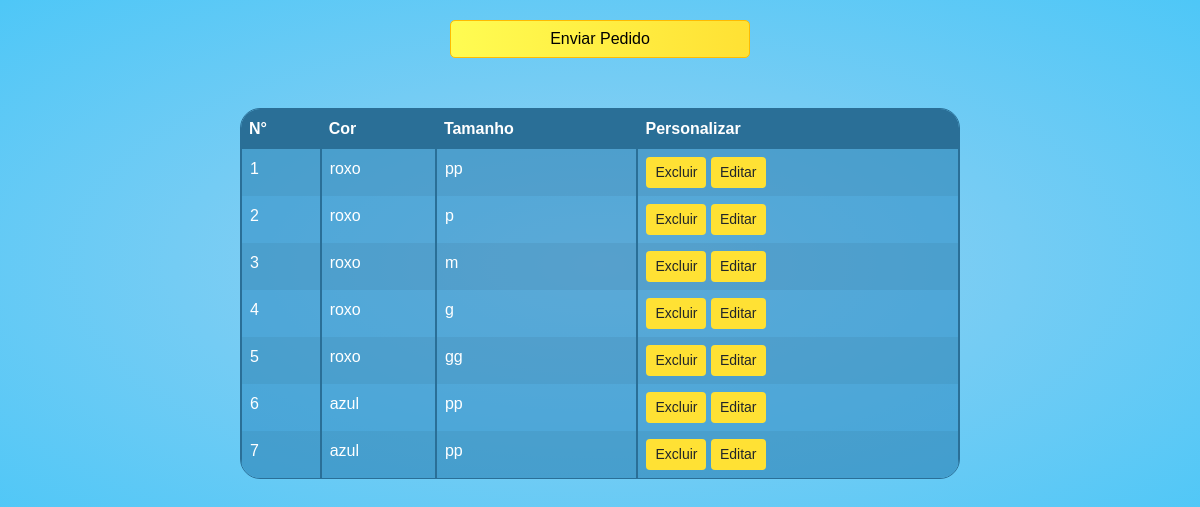
The page / on the database its author committed.
### tables this page shows
CREATE TABLE IF NOT EXISTS `loja` (
  `id` int(11) NOT NULL AUTO_INCREMENT,
  `nm_cor` varchar(20) NOT NULL,
  `sg_tamanho` varchar(2) NOT NULL,
  PRIMARY KEY (`id`)
);

### consulta2.php (the view)
<?php
function inserir(){
include "conecta.php";
$stmt = $conn->query("SELECT * FROM loja");
$resposta = "<table class='table table-striped table-bordered table-hover minha-tabela'>
<thead class='cima'>
<tr>
<th>N°</th>
<th>Cor</th>
<th>Tamanho</th>
<th class='personalizar'>Personalizar</th>
</tr>
</thead> <tbody class='table-group-divider baixo'>";
while($user = $stmt->fetchObject()) {
    $resposta .= "
    <tr>
    <td>$user->id</td>
    <td>$user->nm_cor</td>
    <td>$user->sg_tamanho</td>
    <td><button class= 'btn b2 btn-sm excluir' id='$user->id'>Excluir</button>
    <button class= 'btn b3 btn-sm editar' id='$user->id' data-bs-toggle='modal' data-bs-target='#ModalEdit'>Editar</button></td>
    </tr>";
}
 $resposta.="<tbody> </table>";
echo $resposta;
}
?>

### index.php (shortened to what this page needs)
<!DOCTYPE html>
<html lang="pt-br">
<head>
    <link rel="stylesheet" href="https://cdn.jsdelivr.net/npm/bootstrap@5.3.3/dist/css/bootstrap.min.css">
    <link rel="stylesheet" href="style.css">
</head>
<body>
<button type="button" class="btn primeiro-b" data-bs-toggle="modal" data-bs-target="#myModal">
  Enviar Pedido
</button>
<br> <br>
<div class="mandar">
<?php
include "consulta2.php";
inserir();
?>
</div>
</body>
</html>

### style.css (style rules this page uses)
body { background-image: radial-gradient(rgb(154, 209, 241), rgb(78, 199, 247)) !important; }
button.primeiro-b { background-image: linear-gradient(to right, #fffc52, #ffe134) !important; background-color: #ffe134 !important; color: black !important; border: 1px solid rgb(255, 187, 0) !important; border-radius: 5px; cursor: pointer; font-family: Verdana, Geneva, Tahoma, sans-serif; align-items: center; justify-content: center; display: flex; margin: auto; margin-top: 20px; width: 300px; }
table.minha-tabela { margin: auto; margin-top: 2px; margin-bottom: 50px; width: 60%; border-collapse: separate !important; border-spacing: 0 !important; border-radius: 20px !important; overflow: hidden !important; border: rgb(42, 111, 151) 1px solid !important; }
.cima th { background-color: rgb(42, 111, 151) !important; color: white !important; font-family: Verdana, Geneva, Tahoma, sans-serif !important; font-weight: 600; border: none !important; }
.baixo td { background-color: rgba(49, 143, 198, 0.592) !important; color: white !important; font-family: Verdana, Geneva, Tahoma, sans-serif !important; }
.btn.b2 { background-color: #ffe134; }
.btn.b3 { background-color: #ffe134; }

### rows shown on the page
loja: id "1", nm_cor "roxo", sg_tamanho "pp"
loja: id "2", nm_cor "roxo", sg_tamanho "p"
loja: id "3", nm_cor "roxo", sg_tamanho "m"
loja: id "4", nm_cor "roxo", sg_tamanho "g"
loja: id "5", nm_cor "roxo", sg_tamanho "gg"
loja: id "6", nm_cor "azul", sg_tamanho "pp"
loja: id "7", nm_cor "azul", sg_tamanho "pp"
